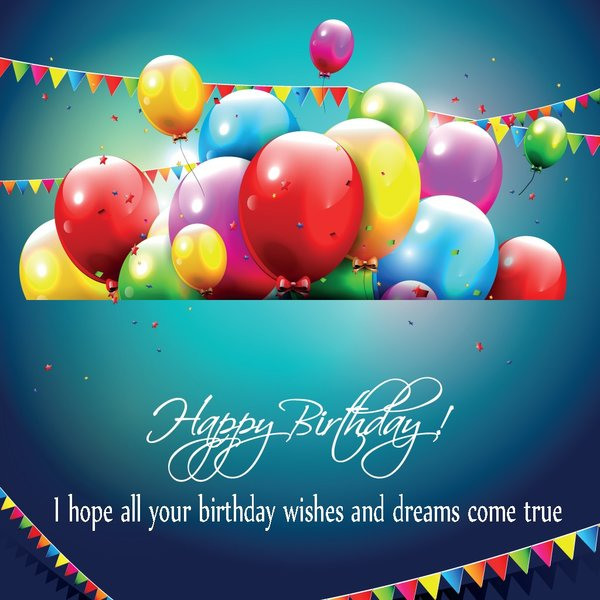
//> input picture OpenCV/example/example.jpg, 600 x 600 px
$ ./example_2-9 ../example/example.jpg   (built with g++ and OpenCV 4)
//> lines starting //> are read from the running program, lines starting //| are printed output that depends on the picture; after the words box and inside, x2 and y2 are one past the last pixel; in counts of white or black regions, pixels touching at a corner belong together
/*
 * Getting and setting pixels in Example 2-8
 */

#include <opencv2/opencv.hpp>

int main(int argc, char **argv) {
	int x = 16, y = 32;
	cv::Mat img_rgb, img_gry, img_pyr, img_pyr2, img_cny;

	cv::namedWindow("Example Gray", cv::WINDOW_AUTOSIZE);
	cv::namedWindow("Example Canny", cv::WINDOW_AUTOSIZE);

	img_rgb = cv::imread(argv[1]);
//> img_rgb is the input picture: 600 rows x 600 cols, CV_8UC3; mean B, G, R 130.3, 120.7, 84
	cv::Vec3b intensity = img_rgb.at<cv::Vec3b>(y, x); // Note: img_rgb.at<cv::Vec3b>(y,x)[0]
//> intensity = [94, 53, 20]

	uchar blue = intensity[0];
//> blue = 94
	uchar green = intensity[1];
//> green = 53
	uchar red = intensity[2];
//> red = 20

	std::cout << "At (x,y) = (" << x << ", " << y <<
			  "): (blue, green, red) = (" <<
			  (unsigned int) blue << ", " <<
			  (unsigned int) green << ", " <<
			  (unsigned int) red << ")" << std::endl;
//| At (x,y) = (16, 32): (blue, green, red) = (94, 53, 20)

	cv::cvtColor(img_rgb, img_gry, cv::COLOR_BGR2GRAY);
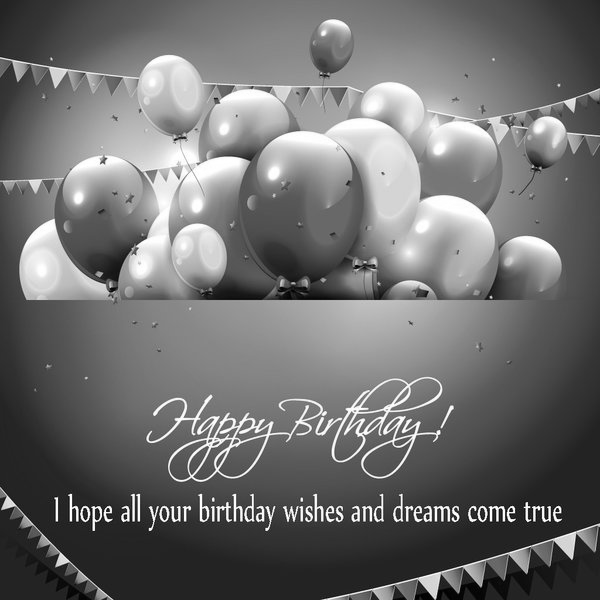
//> img_gry: 600 rows x 600 cols, CV_8UC1; min 0, max 255, mean 110.8
	cv::imshow("Example Gray", img_gry);

	std::cout << "Gray pixel there is: " <<
			  (unsigned int) img_gry.at<uchar>(y, x) << std::endl;
//| Gray pixel there is: 48

	cv::pyrDown(img_gry, img_pyr);
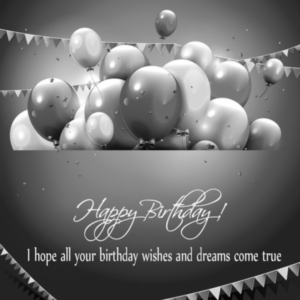
//> img_pyr: 300 rows x 300 cols, CV_8UC1; min 4, max 255, mean 110.8
	cv::pyrDown(img_pyr, img_pyr2);
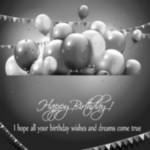
//> img_pyr2: 150 rows x 150 cols, CV_8UC1; min 6, max 254, mean 110.9

	x /= 4;
	y /= 4;
	std::cout << "Pyramid2 pixel there is: " <<
			  (unsigned int) img_pyr2.at<uchar>(y, x) << std::endl;
//| Pyramid2 pixel there is: 48

	cv::Canny(img_pyr2, img_cny, 10, 100, 3, true);
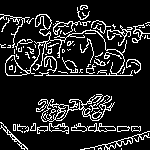
//> img_cny: 150 rows x 150 cols, CV_8UC1; 13.8% white in thin lines or dots

	img_cny.at<uchar>(x, y) = 128; // Set the Canny pixel there to 128
//> img_cny: 150 rows x 150 cols, CV_8UC1; 1 pixels changed, all inside (x1, y1, x2, y2) = (8, 4, 9, 5)

	cv::imshow("Example Canny", img_cny);

	cv::waitKey(0);
	cv::destroyWindow("Example Canny");
	cv::destroyWindow("Example Gray");

	return 0;
}
